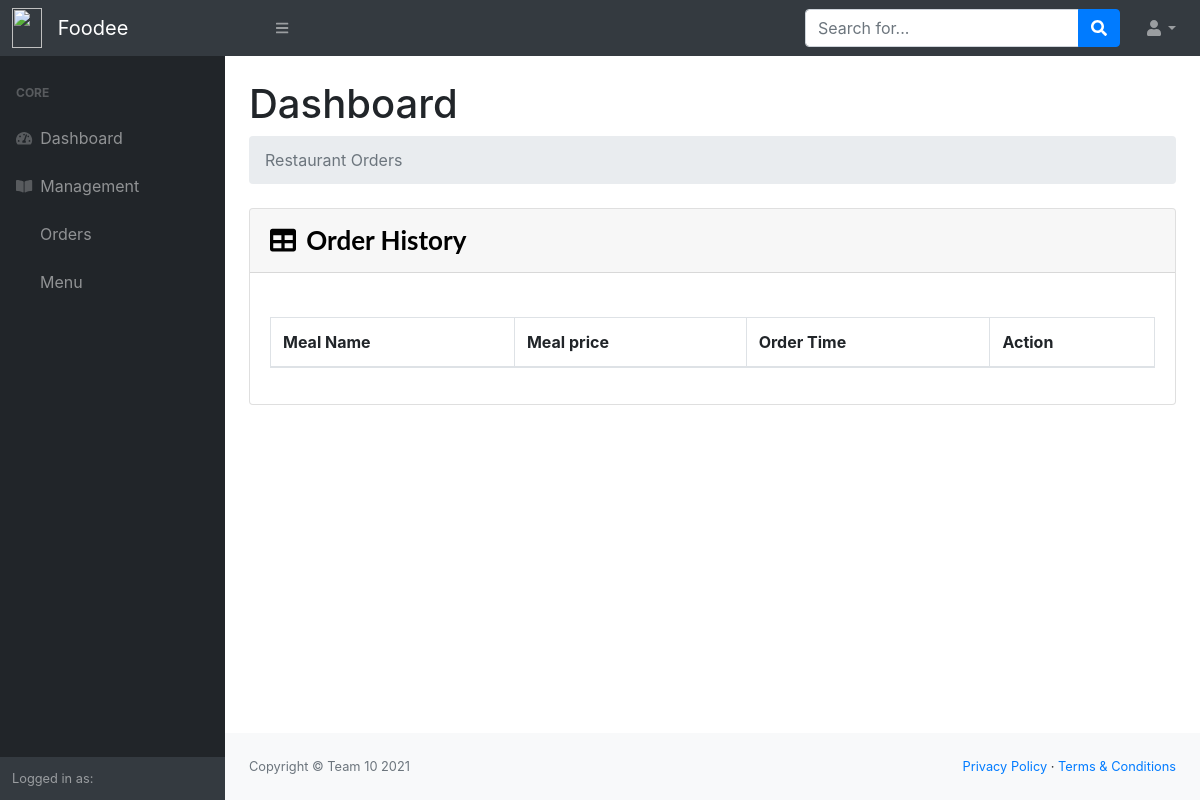
/restaurant_orders.php, run on an earlier commit of the app's database.
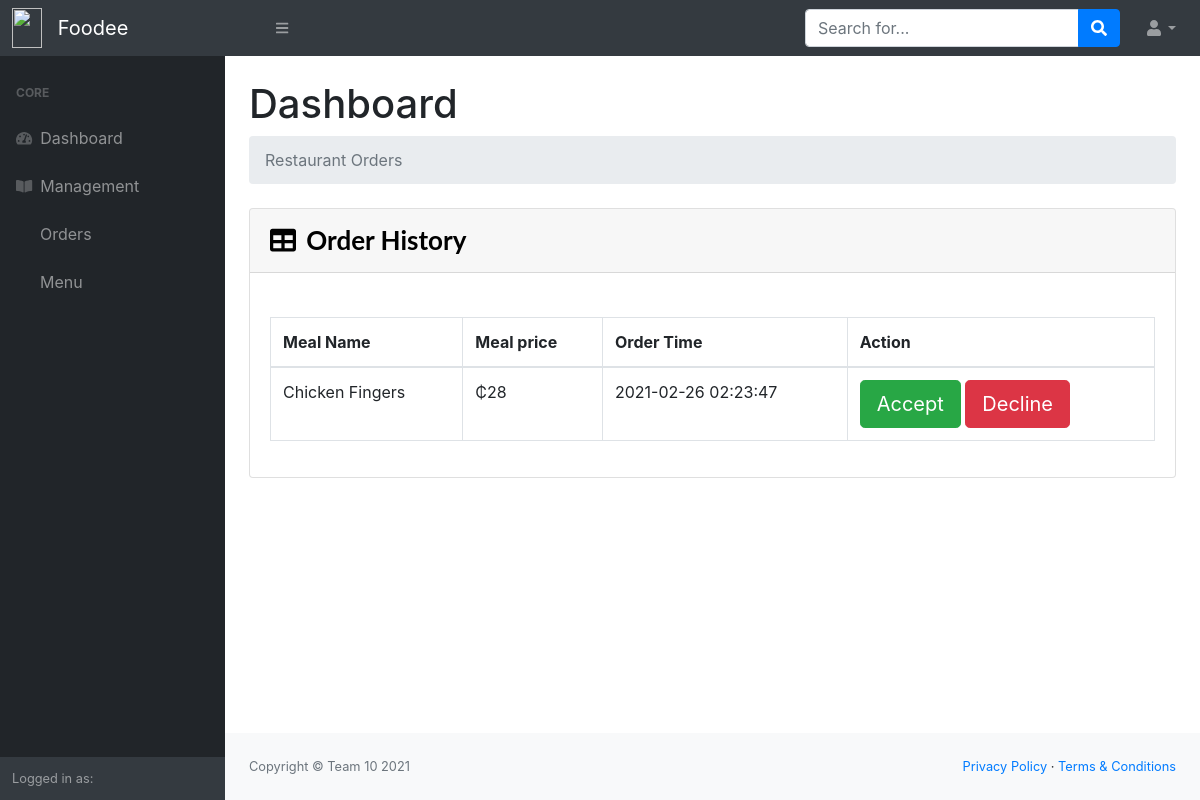
And on a later commit of the database.
### tables this page shows
CREATE TABLE `orders` (
  `order_id` int(11) NOT NULL,
  `menu_id` int(11) NOT NULL,
  `user_id` int(11) NOT NULL,
  `created_at` timestamp NOT NULL DEFAULT current_timestamp()
);

CREATE TABLE `menu` (
  `menu_id` int(11) NOT NULL,
  `restaurant_id` int(11) NOT NULL,
  `meal_name` varchar(30) NOT NULL,
  `meal_price` decimal(11,0) NOT NULL,
  `meal_image` varchar(120) DEFAULT NULL
);

### config/db_conn.php (called while the page is built, shortened)
<?php
    class DB_connection
	{
		private $db_host = DB_HOST;
		private $db_user  = DB_USER;
		private $db_pass  = DB_PASSWORD;
		private $db_name  = DB_NAME;
        public function connect() {
            $this->conn = new mysqli( $this->db_host, $this->db_user, $this->db_pass, $this->db_name );
            return $this->conn;
        }
    }

### restaurant_orders.php (the view, shortened to what the changed rows need)
<?php
include "config/db_conn.php";
$db = new DB_connection();
$sql = "SELECT orders.order_id, menu.meal_name,menu.meal_price,restaurants.restaurant_name,
orders.created_at FROM `orders`, `menu` LEFT JOIN restaurants on
restaurants.restaurant_id = menu.restaurant_id WHERE menu.menu_id = orders.menu_id
and orders.user_id = 1";
$query = $db->connect()->query($sql);
?>
<!DOCTYPE html>
<html lang="en">
<head>
    <link href="css/styles.css" rel="stylesheet" />
    <link href="./assets/css/parsley.css" rel="stylesheet" />
    <link href="https://cdn.datatables.net/1.10.20/css/dataTables.bootstrap4.min.css" rel="stylesheet" />
    <link rel="stylesheet" href="https://cdnjs.cloudflare.com/ajax/libs/font-awesome/5.15.2/css/all.min.css" />
</head>
<body class="sb-nav-fixed">
    <div id="layoutSidenav">
        <div id="layoutSidenav_content">
            <main>
                <div class="container-fluid">
                    <h1 class="mt-4">Dashboard</h1>
                    <div class="card mb-4">
                        <div class="card-body">
                            <div class="table-responsive">
                                <table class="table table-bordered" id="dataTable" width="100%" cellspacing="0" data-toggle ="table" data-show-toggle="true" data-toolbar="#toolbar" data-show-fullscreen="true" data-pagination-pre-text="Previous">
                                    <thead>
                                        <tr>
                                            <th>Meal Name</th>
                                            <th>Meal price</th>
                                            <th>Order Time</th>
                                            <th>Action</th>
                                        </tr>
                                    </thead>
                                    <tbody>
                                    <?php
                                        if(mysqli_num_rows($query) > 0):
                                            while($row = mysqli_fetch_array($query)){
                                        ?><?php
                                                echo'
                                                <tr>
                                                    <td>'.$row['meal_name'].'</td>
                                                    <td>'.'₵'.$row['meal_price'].'</td>
                                                    <td>'.$row['created_at'].'</td>
                                                    <td>'.'<a class="btn btn-success btn-lg" href="edit_meal.php?edit=success&id='.$row['order_id'].'" role="button">Accept</a><span>      </span><a class="btn btn-danger btn-lg" href="restaurant_delete_order.php?id='.$row['order_id'].'" role="button">Decline</a>'.'</td>
                                                </tr>
                                                ';
                                                ?><?php } endif;?>
                                    </tbody>
                                </table>
                            </div>
                        </div>
                    </div>
                </div>
            </main>
        </div>
    </div>
</body>
</html>

What changed in the data, as far as the page shows it:
added orders: menu.meal_name "Chicken Fingers", menu.meal_price "28", created_at "2021-02-26 02:23:47"
